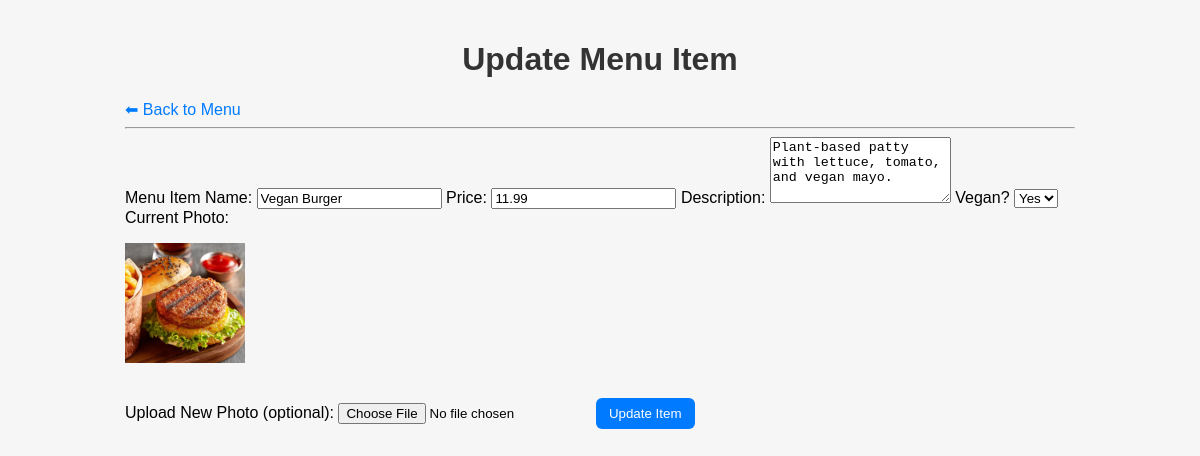
Page /update.php?id=4 on the committed database.
### tables this page shows
CREATE TABLE IF NOT EXISTS menu_items (
    menuID INT AUTO_INCREMENT PRIMARY KEY,
    menuName VARCHAR(100) NOT NULL,
    menuPrice DECIMAL(6,2) NOT NULL,
    description TEXT,
    photo VARCHAR(255),
    vegan TINYINT(1) NOT NULL DEFAULT 0
);

### update.php (the view, shortened to what this page needs)
<?php
$menuID = $_GET['id'] ?? 0;
$currentItem = null;
if ($menuID) {
    try {
        $cm = new ConnectionManager();
        $conn = $cm->getConnection();
        $stmt = $conn->prepare("SELECT * FROM menu_items WHERE menuID = :id");
        $stmt->execute([':id' => $menuID]);
        $currentItem = $stmt->fetch(PDO::FETCH_ASSOC);
    } catch (PDOException $e) {
        die("Database error: " . $e->getMessage());
    }
}
?>
<!DOCTYPE html>
<html>
<head>
    <link rel="stylesheet" href="styles.css">
</head>
<body>
    <div class="container">
        <h1>Update Menu Item</h1>
        <a href="index.php">⬅ Back to Menu</a>
        <hr>
        <form action="update.php" method="post" enctype="multipart/form-data">
            <label>Menu Item Name:</label>
            <input type="text" name="menuName" value="<?php echo htmlspecialchars($currentItem['menuName'] ?? ''); ?>" required>
            <label>Price:</label>
            <input type="number" step="0.01" name="menuPrice" value="<?php echo htmlspecialchars($currentItem['menuPrice'] ?? ''); ?>" required>
            <label>Description:</label>
            <textarea name="description" rows="4"><?php echo htmlspecialchars($currentItem['description'] ?? ''); ?></textarea>
            <label>Vegan?</label>
            <select name="vegan">
                <option value="1" <?php echo ($currentItem['vegan'] ?? 0) == 1 ? 'selected' : ''; ?>>Yes</option>
            </select>
            <label>Current Photo:</label>
            <p><img src="img/<?php echo htmlspecialchars($currentItem['photo'] ?? 'placeholder.jpg'); ?>" width="120"></p>
            <label>Upload New Photo (optional):</label>
            <input type="file" name="photo" accept="image/*">
            <button type="submit" style="margin-top: 15px;">Update Item</button>
        </form>
    </div>
</body>
</html>

### styles.css (style rules this page uses)
body { font-family: Arial, Helvetica, sans-serif; background: #f6f6f6; margin: 0; padding: 20px; }
h1, h2 { color: #333; font-weight: 600; text-align: center; }
a { color: #007bff; text-decoration: none; }
.container { max-width: 950px; margin: auto; }
button { background: #007bff; border: none; padding: 8px 13px; border-radius: 6px; color: white; cursor: pointer; transition: background 0.2s; }

### rows in the picture
menu_items: menuName "Vegan Burger", menuPrice "11.99", description "Plant-based patty with lettuce, tomato, and vegan mayo.", vegan "Yes", photo (picture)
